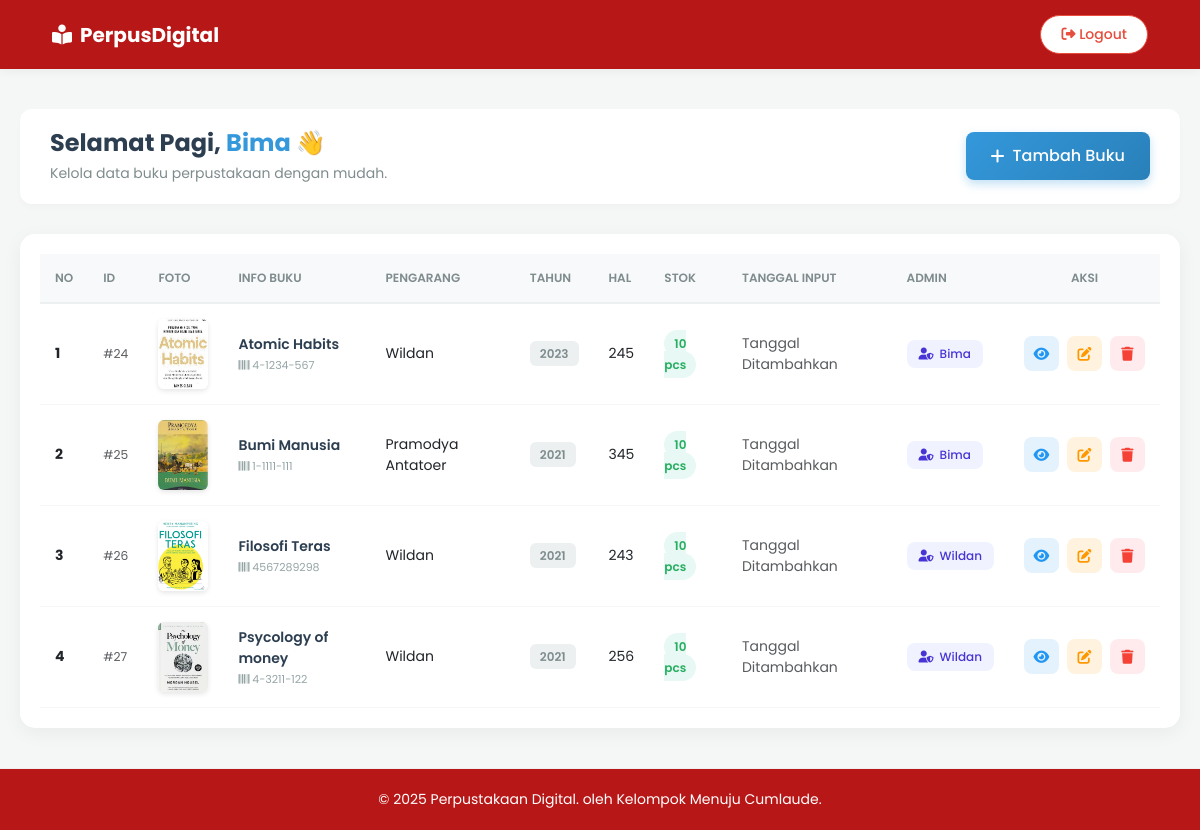
The page /pbo/admin.php (signed in) on the database its author committed.
### tables this page shows
CREATE TABLE `buku` (
  `id` int(11) NOT NULL,
  `isbn` varchar(10) NOT NULL,
  `foto` varchar(255) NOT NULL,
  `judul` varchar(255) DEFAULT NULL,
  `pengarang` varchar(150) DEFAULT NULL,
  `halaman` int(11) NOT NULL,
  `tahun` varchar(255) NOT NULL,
  `sinopsis` text NOT NULL,
  `stok` int(11) DEFAULT NULL,
  `user_id` int(11) NOT NULL
);

CREATE TABLE `user` (
  `id` int(11) NOT NULL,
  `nama` varchar(255) NOT NULL,
  `email` varchar(255) NOT NULL,
  `password` varchar(255) NOT NULL
);

### pbo/app/Database.php (called while the page is built, shortened)
<?php
$conn = new mysqli("localhost", "root", "", "perpus_pbo");
function query($query){
    global $conn;
    $result = mysqli_query($conn, $query);
    $rows = [];
    while ($row = mysqli_fetch_assoc($result)){
        $rows []= $row;
    }
    return $rows;
}

### pbo/admin.php (the view, shortened to what this page needs)
<?php
require_once 'app/Database.php';
$nama = $_SESSION['session_nama'];
$tampilData = query("SELECT buku.*, user.nama FROM buku JOIN user ON buku.user_id = user.id");
?>
<!DOCTYPE html>
<html lang="id">
<head>
    <link href="https://cdn.jsdelivr.net/npm/bootstrap@5.3.0/dist/css/bootstrap.min.css" rel="stylesheet">
    <link rel="stylesheet" href="https://cdnjs.cloudflare.com/ajax/libs/font-awesome/6.4.0/css/all.min.css">
    <link rel="stylesheet" href="aset/admin.css">
</head>
<body>
    <nav class="navbar-custom">
        <div class="container-fluid d-flex justify-content-between align-items-center">
            <div class="brand-logo">
                <i class="fa-solid fa-book-open-reader me-2"></i> PerpusDigital
            </div>
            <a href="logout.php" class="btn-logout" onclick="return confirm('Yakin ingin keluar?')">
                <i class="fa-solid fa-right-from-bracket"></i> Logout
            </a>
        </div>
    </nav>
    <div class="main-container">
        <div class="header-section">
            <div class="welcome-text">
                <h1>Selamat Pagi, <span><?= $nama; ?></span> 👋</h1>
                <p>Kelola data buku perpustakaan dengan mudah.</p>
            </div>
            <a href="tambah_buku.php" class="btn-custom-add">
                <i class="fa-solid fa-plus"></i> Tambah Buku
            </a>
        </div>
        <div class="table-wrapper">
            <table class="table table-hover align-middle">
                <thead>
                    <tr>
                        <th>No</th>
                        <th>ID</th>
                        <th>Foto</th>
                        <th>Info Buku</th>
                        <th>Pengarang</th>
                        <th>Tahun</th>
                        <th>Hal</th>
                        <th>Stok</th>
                        <th>Tanggal Input</th>
                        <th>Admin</th>
                        <th class="text-center">Aksi</th>
                    </tr>
                </thead>
                <tbody>
                    <?php $i = 1; ?>
                    <?php foreach ($tampilData as $row) : ?>
                        <tr>
                            <td class="fw-bold"><?= $i; ?></td>
                            <td><span class="text-muted small">#<?= $row["id"];?></span></td>
                            <td>
                                <div class="img-frame">
                                    <img src="sampul/<?= $row["foto"];?>" alt="Cover Buku">
                                </div>
                            </td>
                            <td>
                                <div class="book-info">
                                    <span class="book-title"><?= $row["judul"];?></span>
                                    <span class="book-isbn"><i class="fa-solid fa-barcode"></i> <?= $row["isbn"];?></span>
                                </div>
                            </td>
                            <td><?= $row["pengarang"];?></td>
                            <td><span class="badge-year"><?= $row["tahun"];?></span></td>
                            <td><?= $row["halaman"];?></td>
                            <td>
                                <span class="stok-status <?= $row['stok'] < 5 ? 'low' : 'ok' ?>">
                                    <?= $row["stok"];?> pcs
                                </span>
                            </td>
                            <td class="text-muted small">Tanggal Ditambahkan</td>
                            <td>
                                <div class="admin-badge">
                                    <i class="fa-solid fa-user-shield"></i> <?= $row["nama"]; ?>
                                </div>
                            </td>
                            <td>
                                <div class="action-buttons">
                                    <a href="detail.php?id=<?= $row["id"];?>" class="btn-icon btn-detail" title="Detail"><i class="fa-solid fa-eye"></i></a>
                                    <a href="update.php?id=<?= $row["id"];?>" class="btn-icon btn-edit" title="Edit"><i class="fa-solid fa-pen-to-square"></i></a>
                                    <a href="hapus.php?id=<?= $row["id"];?>" onclick="return confirm('Yakin Hapus?');" class="btn-icon btn-delete" title="Hapus"><i class="fa-solid fa-trash"></i></a>
                                </div>
                            </td>
                        </tr>
                    <?php $i++; ?>
                    <?php endforeach; ?>
                </tbody>
            </table>
        </div>
    </div>
    <footer class="footer">
        <p>&copy; 2025 Perpustakaan Digital. </i> oleh Kelompok Menuju Cumlaude.</p>
    </footer>
</body>
</html>

### pbo/aset/admin.css (style rules this page uses)
body { background-color: #f4f7f6; font-family: 'Poppins', sans-serif; color: #333; padding: 0; margin: 0; display: flex; flex-direction: column; min-height: 100vh; }
.navbar-custom { background-color: #b81717 !important; box-shadow: 0 2px 10px rgba(0,0,0,0.05); padding: 15px 40px; position: sticky; top: 0; z-index: 1000; }
.brand-logo { font-size: 20px; font-weight: 700; color: #ffffff; display: flex; align-items: center; }
.btn-logout { background-color: #fff; color: #e74c3c; border: 1px solid #e74c3c; padding: 8px 20px; border-radius: 50px; text-decoration: none; font-weight: 500; font-size: 14px; transition: all 0.3s; }
.main-container { max-width: 1300px; margin: 40px auto; padding: 0 20px; flex: 1; width: 100%; }
.header-section { display: flex; justify-content: space-between; align-items: center; margin-bottom: 30px; background-color: white; padding: 20px 30px; border-radius: 12px; box-shadow: 0 4px 6px rgba(0,0,0,0.02); }
.welcome-text h1 { font-size: 24px; font-weight: 700; color: #2c3e50; margin-bottom: 5px; }
.welcome-text h1 span { color: #3498db; }
.welcome-text p { color: #7f8c8d; font-size: 14px; margin: 0; }
.btn-custom-add { background: linear-gradient(135deg, #3498db, #2980b9); color: white; padding: 12px 25px; border-radius: 8px; text-decoration: none; font-weight: 500; box-shadow: 0 4px 10px rgba(52, 152, 219, 0.3); transition: all 0.2s; display: inline-flex; align-items: center; gap: 8px; }
.table-wrapper { background: white; padding: 20px; border-radius: 15px; box-shadow: 0 5px 20px rgba(0,0,0,0.05); overflow-x: auto; }
.table { margin-bottom: 0; width: 100%; }
.table thead th { background-color: #f8f9fa; color: #7f8c8d; font-weight: 600; text-transform: uppercase; font-size: 12px; border-bottom: 2px solid #ecf0f1; padding: 15px; }
.table tbody td { padding: 15px; vertical-align: middle; font-size: 14px; border-bottom: 1px solid #f4f7f6; }
.img-frame { width: 50px; height: 70px; border-radius: 6px; overflow: hidden; box-shadow: 0 2px 5px rgba(0,0,0,0.1); }
.img-frame img { width: 100%; height: 100%; object-fit: cover; }
.book-info { display: flex; flex-direction: column; }
.book-title { font-weight: 600; color: #2c3e50; }
.book-isbn { font-size: 11px; color: #95a5a6; margin-top: 2px; }
.badge-year { background-color: #ecf0f1; color: #7f8c8d; padding: 4px 10px; border-radius: 6px; font-size: 12px; font-weight: 600; }
.stok-status { font-weight: 600; padding: 5px 10px; border-radius: 20px; font-size: 12px; }
.stok-status.ok { background-color: #e8f8f5; color: #27ae60; }
.admin-badge { display: inline-flex; align-items: center; gap: 6px; background-color: #f0f3ff; color: #4834d4; padding: 5px 12px; border-radius: 8px; font-size: 12px; font-weight: 500; }
.action-buttons { display: flex; justify-content: center; gap: 8px; }
.btn-icon { width: 35px; height: 35px; display: flex; align-items: center; justify-content: center; border-radius: 8px; text-decoration: none; transition: all 0.2s; font-size: 14px; }
.btn-detail { background-color: #e3f2fd; color: #2196f3; }
.btn-edit { background-color: #fff3e0; color: #ff9800; }
.btn-delete { background-color: #ffebee; color: #f44336; }
.footer { background-color: #b81717 !important; padding: 20px; text-align: center; border-top: 1px solid #eee; margin-top: auto; }
.footer p { margin: 0; color: #ffffff; font-size: 14px; }

### rows shown on the page
buku: id "24", foto (picture), judul "Atomic Habits", isbn "4-1234-567", pengarang "Wildan", tahun "2023", halaman "245", stok "10", user.nama "Bima"
buku: id "25", foto (picture), judul "Bumi Manusia", isbn "1-1111-111", pengarang "Pramodya Antatoer", tahun "2021", halaman "345", stok "10", user.nama "Bima"
buku: id "26", foto (picture), judul "Filosofi Teras", isbn "4567289298", pengarang "Wildan", tahun "2021", halaman "243", stok "10", user.nama "Wildan"
buku: id "27", foto (picture), judul "Psycology of money", isbn "4-3211-122", pengarang "Wildan", tahun "2021", halaman "256", stok "10", user.nama "Wildan"

### other values the page prints
$nama "Bima"
